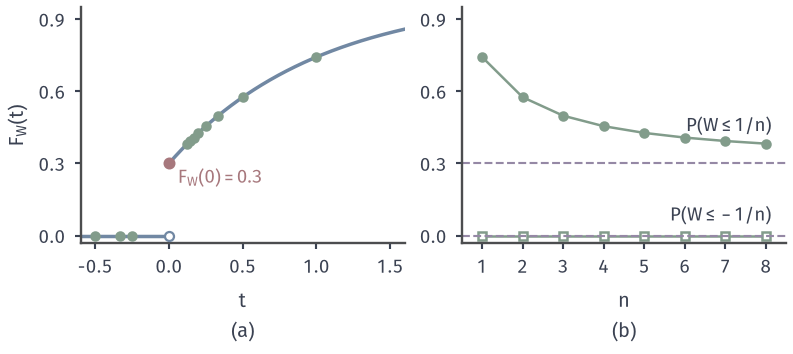

Write Python code to recreate this figure.
from pathlib import Path
import sys
ROOT = next(p for p in Path(__file__).resolve().parents if (p/'build.sh').is_file() and (p/'tex/book.tex').is_file())
sys.path.insert(0, str(ROOT/'figures/07-probability/02-measure-theoretic-probability/matplotlib/pspace-common'))
from pspace_common import *
# Target: continuity of probability for the waiting time W (atom 0.3 at 0, density 0.7e^{-t} on t>0).
# Decreasing events {W <= 1/n} shrink to {W <= 0}: F_W(1/n) decreases to F_W(0) = 0.3.
# Increasing events {W <= -1/n} grow to {W < 0}: probabilities 0 increase to P(W < 0) = 0, the jump 0.3 is P(W = 0).
fig, (a, b) = plt_axes = figure(width_mm=112, height_mm=50, ncols=2)
for ax in (a, b): style(ax)
t = np.linspace(0.0, 1.6, 400)
a.plot([-0.6, 0], [0, 0], color=BLUE, lw=1.4, solid_capstyle='butt')
a.plot(t, F_W(t), color=BLUE, lw=1.4)
ns = np.arange(1, 9)
a.plot(1/ns, F_W(1/ns), 'o', ms=3.2, color=GREEN, zorder=4)
a.plot(-1/ns[:4], np.zeros(4), 'o', ms=3.2, color=GREEN, zorder=4)
a.plot([0], [0], 'o', ms=3.6, mfc='white', mec=BLUE, mew=.9, zorder=5)
a.plot([0], [0.3], 'o', ms=3.8, color=RED, zorder=5)
a.text(0.06, 0.3-0.02, '$F_W(0)=0.3$', fontsize=7.5, color=RED, va='top')
a.set_xlim(-0.6, 1.6); a.set_ylim(-0.03, 0.95)
a.set_xticks([-0.5, 0, 0.5, 1, 1.5]); a.set_yticks([0, 0.3, 0.6, 0.9])
a.set_ylabel('$F_W(t)$'); sub(a, 'a', '$t$')
vals = F_W(1/ns)
b.plot(ns, vals, 'o-', ms=3.2, color=GREEN, lw=1.0)
b.plot(ns, np.zeros_like(ns, float), 's-', ms=3.0, color=GREEN, lw=1.0, mfc='white')
b.axhline(0.3, color=PURPLE, lw=0.85, ls='--')
b.axhline(0.0, color=PURPLE, lw=0.85, ls='--')
b.text(8.15, vals[-1]+0.03, r'$P(W\leq 1/n)$', fontsize=7.5, color=INK, ha='right', va='bottom')
b.text(8.15, 0.04, r'$P(W\leq -1/n)$', fontsize=7.5, color=INK, ha='right', va='bottom')
b.set_xlim(0.5, 8.5); b.set_ylim(-0.03, 0.95)
b.set_xticks(ns); b.set_yticks([0, 0.3, 0.6, 0.9])
sub(b, 'b', '$n$')
assert abs(vals[0]-0.7425) < 1e-4 and abs(vals[-1]-0.3823) < 1e-4
save(fig, HERE(__file__), 'figure', {'F_W(1/n), n=1..8': [round(float(v), 4) for v in vals], 'limit': 0.3})
